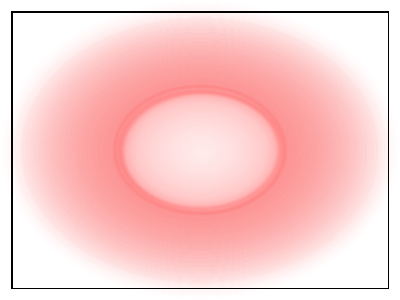
<?xml version="1.0" encoding="UTF-8"?>
<ui version="4.0">
 <class>displayBooks</class>
 <widget class="QDialog" name="displayBooks">
  <property name="geometry">
   <rect>
    <x>0</x>
    <y>0</y>
    <width>400</width>
    <height>300</height>
   </rect>
  </property>
  <property name="windowTitle">
   <string>Display Available Books</string>
  </property>
  <property name="styleSheet">
   <string notr="true">background-color: qradialgradient(spread:pad, cx:0.5, cy:0.5, radius:0.5, fx:0.5, fy:0.5, stop:0 rgba(255, 235, 235, 206), stop:0.35 rgba(255, 188, 188, 80), stop:0.4 rgba(255, 162, 162, 80), stop:0.425 rgba(255, 132, 132, 156), stop:0.44 rgba(252, 128, 128, 80), stop:1 rgba(255, 255, 255, 0));</string>
  </property>
  <layout class="QHBoxLayout" name="horizontalLayout">
   <item>
    <widget class="QScrollArea" name="scrollArea">
     <property name="widgetResizable">
      <bool>true</bool>
     </property>
     <widget class="QWidget" name="scrollAreaWidgetContents">
      <property name="geometry">
       <rect>
        <x>0</x>
        <y>0</y>
        <width>376</width>
        <height>276</height>
       </rect>
      </property>
      <widget class="QTextEdit" name="textEdit">
       <property name="geometry">
        <rect>
         <x>0</x>
         <y>0</y>
         <width>381</width>
         <height>281</height>
        </rect>
       </property>
       <property name="font">
        <font>
         <family>STFangsong</family>
        </font>
       </property>
       <property name="styleSheet">
        <string notr="true">color: rgb(255, 223, 61);</string>
       </property>
      </widget>
     </widget>
    </widget>
   </item>
  </layout>
 </widget>
 <resources/>
 <connections/>
</ui>
